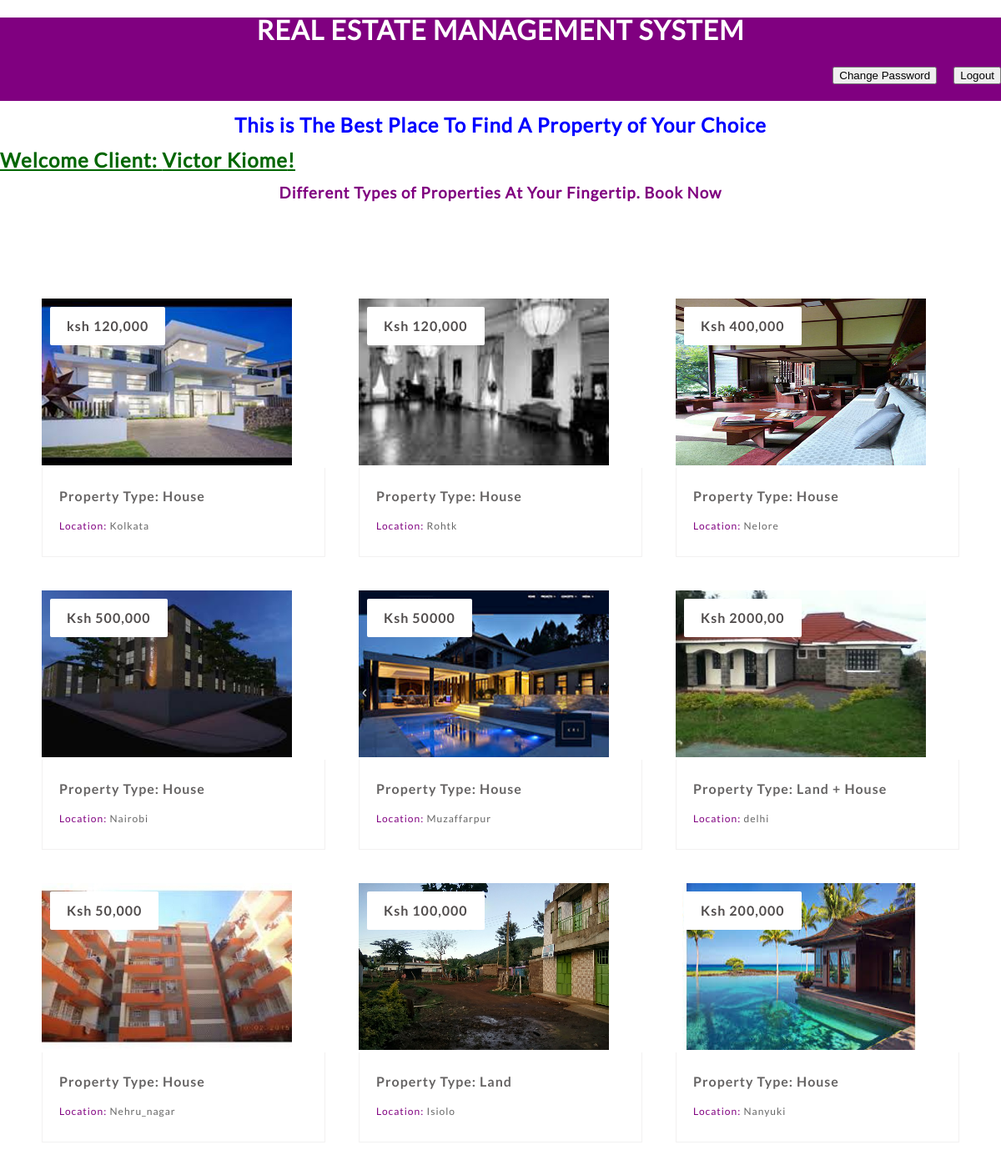
The page /index11.php?user=victor (signed in) on the database as committed earlier.
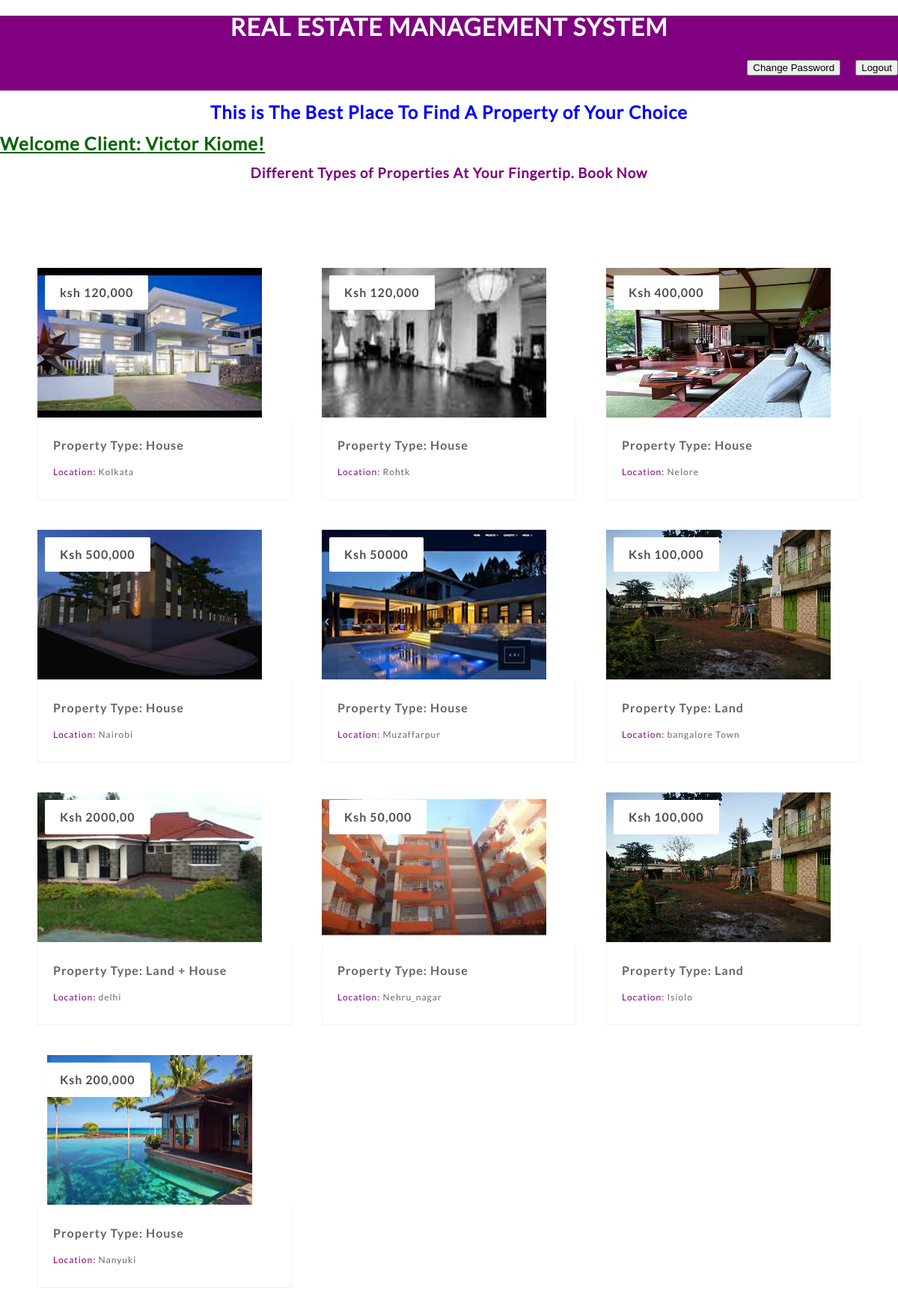
The same page on the database as committed later.
### tables this page shows
CREATE TABLE `houses` (
  `house_id` int(11) NOT NULL,
  `house_type` varchar(255) NOT NULL,
  `image` text NOT NULL,
  `rent_cost` varchar(11) NOT NULL,
  `location` varchar(30) NOT NULL,
  `location_description` text NOT NULL,
  `max_capacity` varchar(100) NOT NULL,
  `name` varchar(100) NOT NULL,
  `contact` int(20) NOT NULL,
  `status` varchar(255) NOT NULL
);

### index11.php (the view, shortened to what this page needs)
<?php
	require("includes/config.php");
	$id =$_SESSION['userid'];
	$result = mysqli_query($conn,"SELECT * FROM user WHERE user_id ='$id'") or die(mysqli_error($conn));
	$test = mysqli_fetch_array($result);
?>
<!DOCTYPE html>
<html lang="en">
<head>
	<link rel="stylesheet" type="text/css" href="css/reset.css">
	<link rel="stylesheet" type="text/css" href="css/responsive.css">
</head>
<body>
		<?php
			include 'header3.php';
		?>
			<section class="caption">
				<h2 class="caption" style="text-align: center"><font color="blue">This is The Best Place To Find A Property of Your Choice</font></h2>
				<h2 class="title"><a href="#">Welcome Client: <?php echo $test['fname'] . "" ?>! </a></h2>
				<h3 class="properties" style="text-align: center"><font color="purple">Different Types of Properties At Your Fingertip. Book Now</font></h3>
			</section>
	<section class="listings">
		<div class="wrapper">
			<ul class="properties_list">
			<?php
						include 'includes/config.php';
						$sel = "SELECT * FROM houses WHERE status = 'Available'";
						$rs = $conn->query($sel);
						while($rws = $rs->fetch_assoc()){
			?>
				<li>
					<a href="book_House.php?id=<?php echo $rws['house_id'] ?>">
						<img class="thumb" src="house_images/<?php echo $rws['image'];?>" width="300" height="200">
					</a>
					<span class="price"><?php echo ''.$rws['rent_cost'];?></span>
					<div class="property_details">
						<h1>
							<a href="book_house.php?id=<?php echo $rws['house_id'] ?>"><?php echo 'Property Type: '.$rws['house_type'];?></a>
						</h1>
						<h2><font color="purple">Location:</font> <span class="property_size"><?php echo $rws['location'];?></span></h2>
					</div>
				</li>
			<?php
				}
			?>
			</ul>
		</div>
	</section>
</body>
</html>

Rows that differ between the two databases and show on the page:
now on this page (row edited): houses: image (picture), rent_cost "Ksh 100,000", house_type "Land", location "bangalore Town"
